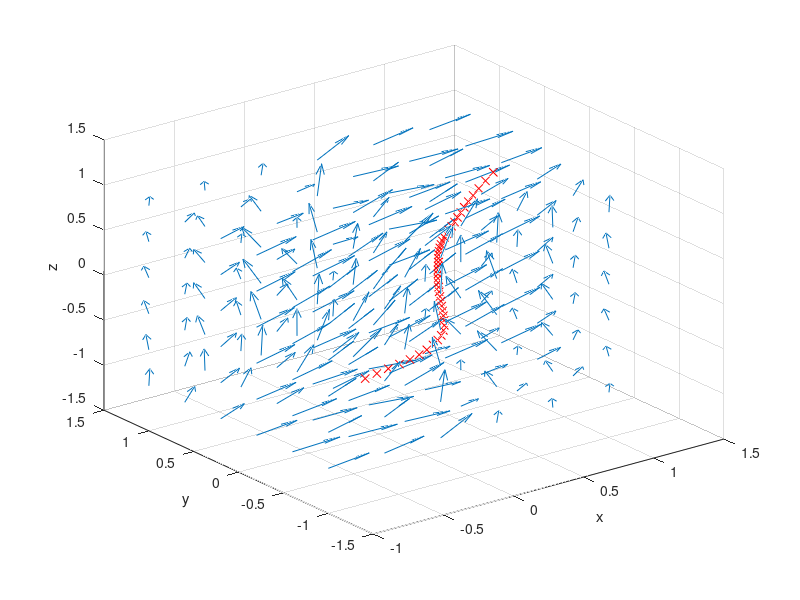

MATLAB code for this plot:
clear; clc; close all;

u = @(x,y,z) 2*x.^2 - x.*y + z.^2;
v = @(x,y,z) x.^2 - 4*x.*y + y.^2;
w = @(x,y,z) 2*x.*y - y.*z + y.^2;

X = linspace(-1,1,6);
Y = linspace(-1,1,6);
Z = linspace(-1,1,6);

[x,y,z] = meshgrid(X,Y,Z);
U = u(x,y,z);
V = v(x,y,z);
W = w(x,y,z);

Umag = sqrt(U.^2+V.^2+W.^2);

quiver3(x,y,z,U./Umag,V./Umag,W./Umag)
xlabel('x'); ylabel('y'); zlabel('z')
hold on

xs = -0.5; ys = -0.5; zs = -0.5;

nSteps = 100;
dt = 0.1;
for t= 1:nSteps
    xs = xs + interpn(X,Y,Z,U,xs,ys,zs)*dt;
    ys = ys + interpn(X,Y,Z,V,xs,ys,zs)*dt;
    zs = zs + interpn(X,Y,Z,W,xs,ys,zs)*dt;
    if isnan(xs) || isnan(ys) || isnan(zs)
        break;
    end
    plot3(xs,ys,zs,'rx')
end
